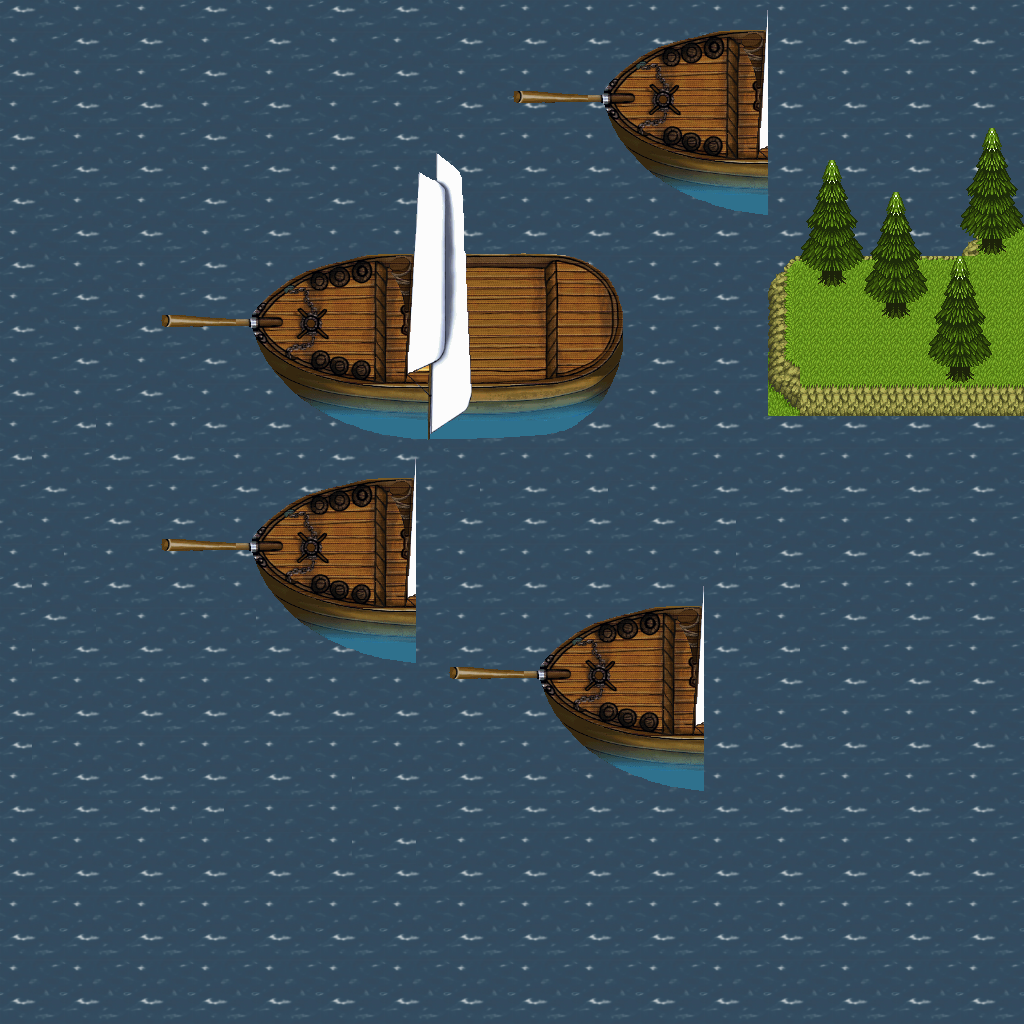

This is a level from a 2D game, rendered from its Tiled map with the project's own tilesets. A one-line summary and the map file follow, with tile-layer data summarised:
An orthogonal 32x32 tile map with 32x32 px tiles, 4 tile layers (Tile Layer 1, Tile Layer 2, Tile Layer 3, Tile Layer 4), 3 tilesets.

<map version="1.0" orientation="orthogonal" width="32" height="32" tilewidth="32" tileheight="32">
 <properties>
  <property name="AnimateTileSet" value="AnimWater: Water1.png, Water2.png, Water3.png, Water4.png | fps: 12" />
 </properties>
 <tileset firstgid="1" name="AnimWater" tilewidth="32" tileheight="32">
  <image source="Water1.png" width="64" height="64" />
 </tileset>
 <tileset firstgid="5" name="hills" tilewidth="32" tileheight="32">
  <image source="hills.png" width="256" height="704" />
 </tileset>
 <tileset firstgid="181" name="dasboot" tilewidth="32" tileheight="32">
  <image source="dasboot.png" width="256" height="544" />
 </tileset>
 <layer name="Tile Layer 1" width="32" height="32">
  <properties>
   <property name="Draw Order" value="0" />
  </properties>
  <data>[1024 cells, 1024 non-empty, 4 distinct tile ids]</data>
 </layer>
 <layer name="Tile Layer 2" width="32" height="32">
  <properties>
   <property name="Draw Order" value="1" />
  </properties>
  <data>[1024 cells, 282 non-empty, 114 distinct tile ids]</data>
 </layer>
 <layer name="Tile Layer 3" width="32" height="32">
  <properties>
   <property name="Draw Order" value="3" />
  </properties>
  <data>[1024 cells, 42 non-empty, 12 distinct tile ids]</data>
 </layer>
 <layer name="Tile Layer 4" width="32" height="32">
  <properties>
   <property name="Draw Order" value="4" />
  </properties>
  <data>[1024 cells, 32 non-empty, 8 distinct tile ids]</data>
 </layer>
</map>
